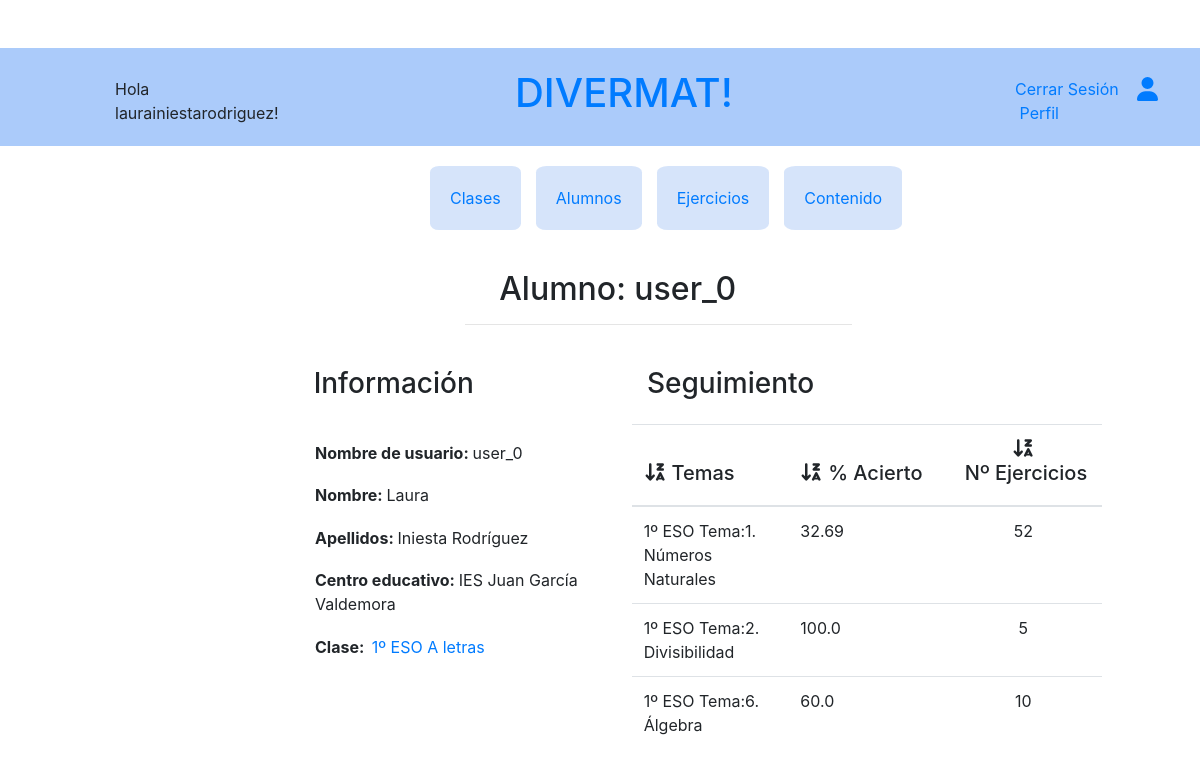
Screenshot of /divermat/seguimientoalumnoclase/398/ (signed in) with the database file from the repository.
### divermat/models.py (models this page shows, shortened)
class Usuario(User):
    tipo = models.BooleanField(default=1, choices=[(0,'Profesor'),(1,'Alumno')], null=True)
    centro = models.CharField(max_length=150, default=None, null=True)
    class Meta:
        abstract = True

class Alumno(Usuario):
    password_temporal = models.CharField(max_length=15,default=None,null=True)
    curso = models.ForeignKey(Curso, on_delete=models.CASCADE,
                              default=0, null=True)
    clase = models.ForeignKey(Clase, on_delete=models.CASCADE, default=None, null=True)
    numexamen = models.IntegerField(default=0,null=True)
    class Meta:
        ordering = ('first_name', 'last_name', )

class Clase(models.Model):
    curso = models.ForeignKey(Curso, on_delete=models.CASCADE,
                              default=None, null=True) #Hacerlo con choices valores 1 2 3 y 4 e internamente hacer la referencia
    nombre = models.CharField(max_length=15, default=None)
    centro = models.CharField(max_length=150, default=None)
    ano_academico = models.DateField()
    n_alumnos = models.IntegerField(default=None,null=True)
    profesor = models.ForeignKey(Profesor,
                                 on_delete=models.CASCADE,
                                 default=None, null=True)
    ejercicios = models.ManyToManyField(Ejercicio,
                                 default=None)#Lista con un dic que tenga los ids de los ejercicios asignados y lista alum hecho
    class Meta:
        ordering = ('ano_academico','curso', 'nombre', 'centro', )

class Curso(models.Model):
    curso = models.CharField(max_length=1, default=None)
    class Meta:
        ordering = ('curso', )
    def __str__(self):
        return str(self.curso)

class Seguimiento(models.Model):
    alumno = models.ForeignKey(Alumno,
                                on_delete=models.CASCADE,
                                default=None, null=True)
    tema = models.ForeignKey(Tema,
                                 on_delete=models.CASCADE,
                                 default=None, null=True)
    ejercicios = models.ManyToManyField(Ejercicio,
                                default=None)
    n_ejercicios = models.IntegerField(default=0,null=True)
    acierto = models.FloatField(default=0.0, null=True)
    class Meta:
        ordering = ('tema',  )

class Tema(models.Model):
    tema = models.IntegerField(default=None, null=True)
    curso = models.ForeignKey(Curso, on_delete=models.CASCADE,
                              default=None, null= True)
    titulo = models.CharField(default=None, max_length=150)
    class Meta:
        ordering = ('curso', 'tema', )
    def __str__(self):
        return  str(self.curso) + "º ESO Tema:" + str(self.tema) + ". " + self.titulo

### divermat/views.py (the view)
# urls.py: url(r'^seguimientoalumnoclase/(?P<alumnoid>[\w]+)/$', views.seguimientoalumnoclase, name='seguimientoalumnoclase'),
@login_required
def seguimientoalumnoclase(request, alumnoid=None):
    content={}
    content['registro'] = False
    content['profesor'] = True
    content['alumno'] = False
    if alumnoid:
        try:
            try:
                alumno=Alumno.objects.get(id=alumnoid)
            except ValueError:
                return redirect('index')
            content['nombre'] = alumno.first_name
            content['apellidos'] = alumno.last_name
            content['username'] = alumno.username
            content['centro'] = alumno.centro
            content['clase'] = alumno.clase
            seguimiento = Seguimiento.objects.filter(alumno=alumno)
            content['seguimiento'] = seguimiento
        except Alumno.DoesNotExist:
            content['error'] = "Error obteniendo la informacion del alumno"
            return redirect('index')
    return render(request,'divermat/seguimientoalumnoclase.html', context=content,)

### templates/divermat/seguimientoalumnoclase.html (shortened to what this page needs)
{% extends "divermat/base.html" %}
{% block body_block %}
    <div class="row">
        <div class="col-xs-5 col-md-5 col-lg-5 offset-md-3">
            <h2>&nbsp;&nbsp;&nbsp;&nbsp;Alumno:&nbsp;{{username}}</h2><hr>
        </div>
    </div>
    <div class="row">
        <div class="col-xs-4 col-md-4 col-xl-4 offset-md-1">
            <table>
                <thead>
                    <tr>
                        <th>
                            <h3>Información</h3>
                        </th>
                    </tr>
                </thead>
            </table>
            <table>
                <tr>
                    <td>
                        <b>Nombre&nbsp;de&nbsp;usuario:&nbsp;</b>{{username}}
                    </td>
                </tr>
                <tr>
                    <td>
                        <b>Nombre:&nbsp;</b>{{nombre}}
                    </td>
                </tr>
                <tr>
                    <td>
                        <b>Apellidos:&nbsp;</b>{{apellidos}}
                    </td>
                </tr>
                <tr>
                    <td>
                        <b>Centro&nbsp;educativo:&nbsp;</b>{{centro}}
                    </td>
                </tr>
                <tr>
                    <td>
                        <b>
                            Clase:&nbsp;
                        </b>
                        <a href="{% url 'clase' clase.id %}"> {{clase.curso}}º ESO {{clase.nombre}}</a>
                    </td>
                </tr>
            </table>
        </div>
        <div class="col-xs-6 col-md-6 col-xl-6">
            <table>
                <thead>
                    <tr>
                        <th>
                            <h3>Seguimiento</h3>
                        </th>
                    </tr>
                </thead>
            </table>
            <table id="seguimiento" class="table-hover table" style=" border-collapse: collapse !important;  text-align: left;">
                <thead>
                    <tr>
                        <th onclick="sortTable(0,'seguimiento',1)">
                            <h5><i class="fa-solid fa-arrow-down-z-a"></i>&nbsp;Temas</h5>
                        </th>
                        <th onclick="sortNumericTable(1,'seguimiento',1)">
                            <h5><i class="fa-solid fa-arrow-down-z-a"></i>&nbsp;%&nbsp;Acierto</h5>
                        </th>
                        <th onclick="sortNumericTable(2,'seguimiento',1)" style="text-align: center">
                            <h5><i class="fa-solid fa-arrow-down-z-a"></i>&nbsp;Nº&nbsp;Ejercicios</h5>
                        </th>
                    </tr>
                </thead>
                    {% if seguimiento is not None%}
                            {% for seg in seguimiento%}
                                <tr>
                                    <td>
                                        {{seg.tema}}
                                    </td>
                                    <td>
                                        {{seg.acierto}}
                                    </td>
                                    <td style="text-align: center">
                                        {{seg.n_ejercicios}}
                                    </td>
                                </tr>
                            {% endfor %}
                    {% endif%}
            </table>
        </div>
        <div class="col-1"></div>
    </div>
{% endblock %}

### templates/divermat/base.html (shortened to what this page needs)
<!DOCTYPE html>
{% load static %}
<html>
    <head>
        <link  rel="stylesheet" type="text/css" href="{% static 'estilo.css' %}" />
        <link  rel="stylesheet" type="text/css" href="{% static 'bootstrap.min.css' %}">
    </head>
    <body class="container-fluid">
        <div class="row" style="background: rgb(171, 203, 250);">
            <div class="col-xs-2 col-md-2 col-lg-2 offset-md-1" style="background: rgb(171, 203, 250);">
                <br>
                {% if user.is_authenticated %}
                    <p>
                        Hola {{user.get_username}}!
                    </p>
                {%else%}
                   <p>Bienvenido!</p>
                {%endif%}
            </div>
            <div class="col-xs-3 col-md-3 col-lg-3 align-self-center offset-md-2 " style="background: rgb(171, 203, 250);">
                <h1><a href="{% url 'index' %}">DIVERMAT!</a></h1>
            </div>
            {% if user.is_authenticated %}
                <div class="col-xs-2 col-md-2 col-lg-2 offset-md-2" style="background: rgb(171, 203, 250);">
                    <br>
                    <p>
                        <a href="{% url 'cerrar_sesion' %}">Cerrar Sesión</a>&nbsp;&nbsp;
                        <a href="{% url 'perfil' %}">&nbsp;<i class="fa-solid fa-user fa-xl"></i>&nbsp;Perfil</a>
                    </p>
                </div>
            {% endif %}
        </div>
        <div class="row">
            <div class="col-xs-4 col-sm-4 col-lg-4"></div>
            <div class="col-xs-6 col-sm-6 col-lg-6">
                {% if registro is False%}
                    <div class="menu">
                        <table >
                            {% if profesor is True %}
                                <td>
                                    <a href="{% url 'clases' %}">Clases</a>
                                </td>
                                <td>
                                    <a href="{% url 'alumnos' %}">Alumnos</a>
                                </td>
                                <td>
                                    <a href="{% url 'index' %}">Ejercicios</a>
                                </td>
                                <td>
                                    <a href="{% url 'contenido' %}">Contenido</a>
                                </td>
                            {%endif%}
                        </table>
                    </div>
                {% endif %}
            </div>
            <div class="col-xs-4 col-sm-4 col-lg-4"></div>
        </div>
        <div class="row">
            <div class="col-xs-2 col-sm-2 col-lg-2">
            </div>
            <div class="col-xs-10 col-sm-10 col-lg-10">
                {% block body_block %}
                {% endblock %}
            </div>
        </div>
    </body>
</html>

### divermat/static/estilo.css (style rules this page uses)
thead tr th { position: sticky; top: 0; z-index: 10; background-color: #ffffff; }
* { box-sizing: border-box; }
[class*="col-"] { float: left; padding: 5px; }
@media only screen and (min-width: 768px) { .col-1 { width: 8.33%; } }
.menu { text-align:center !important; }
.menu table td { background: rgb(214, 228, 250) !important; border-radius: 10% !important; border-collapse: unset !important; margin: 10px; padding:20px; width:90px; text-align:center; }
table { border-collapse:unset !important; }
table { table-layout: fixed!important; }
table tr th { width:fit-content !important; }
body { background-color:rgb(255, 255, 255) !important; }
h1 { font-family:"Comic Sans",serif; font-size: 40px; }
html, body { height: 100%; margin-top: 4%; }
th { cursor: pointer; }
table { border: none; border-spacing:15px; text-align: left; }
th { padding: 0.2%; text-align: left; }
td { padding: 0.6%; border-spacing: 15px; text-align: left; }
tr { padding: 1%; text-align: left; }

### rows the page displays
Alumno: centro "IES Juan García Valdemora"
Clase: curso "1", nombre "A letras"
Seguimiento: tema "1º ESO Tema:1. Números Naturales", acierto "32.69", n_ejercicios "52"
Seguimiento: tema "1º ESO Tema:2. Divisibilidad", acierto "100.0", n_ejercicios "5"
Seguimiento: tema "1º ESO Tema:6. Álgebra", acierto "60.0", n_ejercicios "10"

### other values shown
{{ user.get_username }} "laurainiestarodriguez"
{{ username }} "user_0"
{{ nombre }} "Laura"
{{ apellidos }} "Iniesta Rodríguez"
